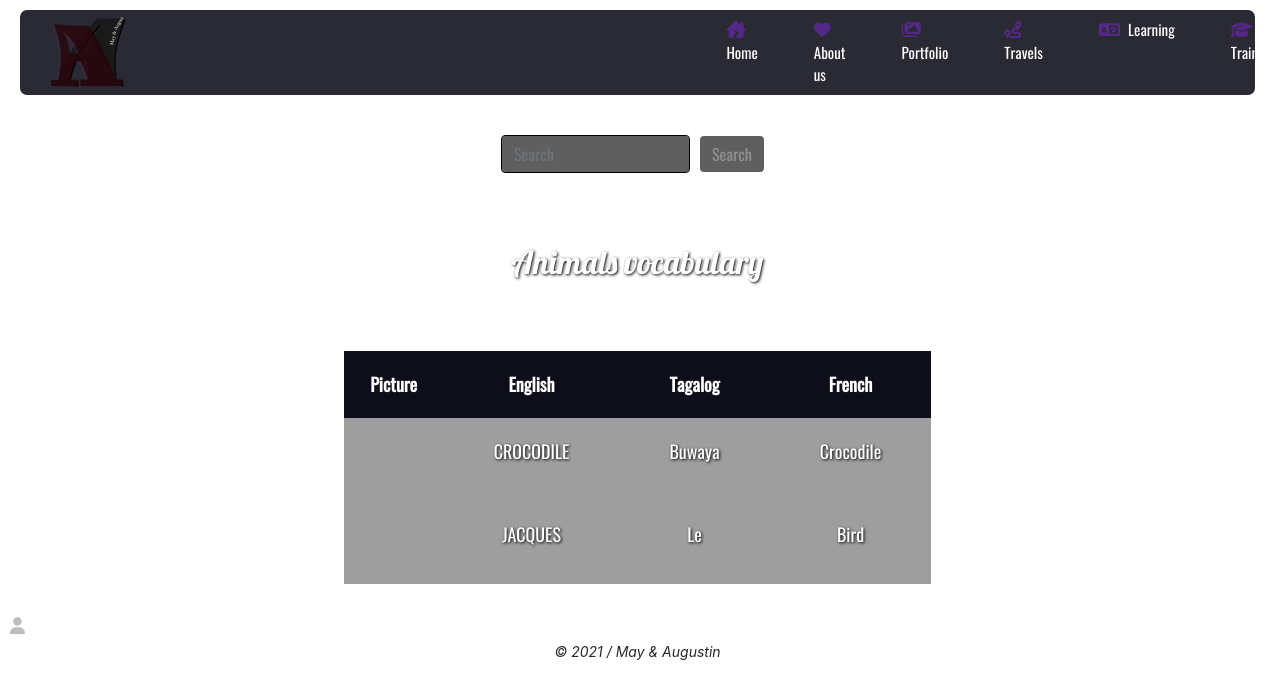
Page /animals.php on the committed database.
### tables this page shows
CREATE TABLE IF NOT EXISTS `animals` (
  `id` int NOT NULL AUTO_INCREMENT,
  `picture` varchar(255) DEFAULT NULL,
  `english` varchar(255) DEFAULT NULL,
  `french` varchar(255) DEFAULT NULL,
  `tagalog` varchar(255) DEFAULT NULL,
  PRIMARY KEY (`id`)
);

### assets/functions/queries.php (called while the page is built, shortened)
<?php
$animals = $bdd->query('SELECT * FROM animals');

### assets/functions/functions.php (called while the page is built, shortened)
<?php
require('env.php');
try {
    $bdd = new PDO('mysql:host=localhost;dbname=tagalog;charset=utf8', $user, $mdp);
}
catch (Exception $e) {
    die('Erreur : ' . $e->getMessage());
}
require('queries.php');

### animals.php (the view, shortened to what this page needs)
<?php
    require('assets/functions/functions.php');
    include('assets/header.php');
?>
<div class="main-container main-container-animals">
    <section class="search-section">
        <form class="form-inline">
            <input class="form-control" type="search" placeholder="Search" aria-label="Search">
            <button class="btn btn-outline-success" type="submit">Search</button>
        </form>
    </section>
        <section class="words-section-animals">
            <h2>Animals vocabulary</h2>
            <article class="animals-article-words">
                <table>
                    <tr>
                        <th>Picture</th>
                        <th>English</th>
                        <th>Tagalog</th>
                        <th>French</th>
                    </tr>
                    <?php while ($data = $animals->fetch()) { ?>
                        <tr>
                            <td><img src="assets/pictures/vocabulary/animals/<?php echo $data['picture']; ?>" class="picture-animals" alt=""></td>
                            <td class="english-trad"><p><?php echo $data['english']; ?></p></td>
                            <td class="tagalog-trad"><p><?php echo $data['tagalog']; ?></p></td>
                            <td class="french-trad"><p><?php echo $data['french']; ?></p></td>
                        </tr>
                    <?php } ?>
                </table>
            </article>
        </section>
</div>
<?php include('assets/footer.php'); ?>

### scss/style.css (style rules this page uses)
body { display:-webkit-box;display:-ms-flexbox;display:flex;-webkit-box-orient:vertical;-webkit-box-direction:normal;-ms-flex-direction:column;flex-direction:column;-webkit-box-pack:justify;-ms-flex-pack:justify;justify-content:space-between }
.animals-body { background-image:url("../assets/pictures/vocabulary/animals/background.jpg");background-size:cover }
.main-container { width:95%;margin:0 auto }
h2 { text-align:center;color:white;font-family:'Lobster-regular';margin:40px 0 70px 0;text-shadow:1px 1px 3px #000000 }
.tagalog-trad::first-letter,.french-trad::first-letter { text-transform:uppercase }
.english-trad { text-transform:uppercase }
.search-section { padding:30px 0;font-family:'Oswald-regular' }
.search-section form { display:-webkit-box;display:-ms-flexbox;display:flex;-webkit-box-pack:center;-ms-flex-pack:center;justify-content:center }
.search-section form input { background-color:#181818b0;color:white;border:1px solid black }
.search-section form button { background-color:#181818b0;color:#919191;margin:0 10px;border:none }
.main-container-animals { border-radius:5px }
.main-container-animals .words-section-animals { font-family:'Oswald-regular';color:white }
.main-container-animals .words-section-animals .animals-article-words table { margin:20px auto;text-align:center }
.main-container-animals .words-section-animals .animals-article-words table th { padding:20px;background-color:#0e0e1a;font-size:18px }
.main-container-animals .words-section-animals .animals-article-words table td { padding:20px 50px;background-color:#808080c2;text-shadow:1px 1px 3px #000000;font-size:18px }

### rows in the picture
animals: english "CROCODILE", tagalog "buwaya", french "crocodile"
animals: english "JACQUES", tagalog "le", french "Bird"
